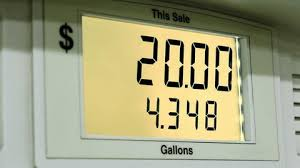
#> input picture fuel1.jpeg, 300 x 168 px
$ python pump_ocr.py ../fuel1.jpeg
#> lines starting #> are read from the running program, lines starting #| are printed output that depends on the picture; after the words box and inside, x2 and y2 are one past the last pixel; in counts of white or black regions, pixels touching at a corner belong together
import cv2
import pytesseract
import re
import sys
from PIL import Image
import numpy as np


# -------------------------
# Main OCR function
# -------------------------
def run_ocr(image_path):
#> called with image_path = '../fuel1.jpeg'
    img = cv2.imread(image_path)
#> img is the input picture: shape (168, 300, 3); mean B, G, R 130.7, 163.3, 163.5

    # Grayscale
    gray = cv2.cvtColor(img, cv2.COLOR_BGR2GRAY)
    # [4 lines of commented-out code are left out]

    inverted_gray = cv2.bitwise_not(gray)
    print("inverted_gray")
    cv2.imshow("inverted_gray", inverted_gray)
    cv2.waitKey(0)
    cv2.destroyAllWindows()

    # Apply Gaussian Blur
    # Reduce high-frequency noise while preserving significant edges.
    blurred = cv2.GaussianBlur(gray, (5, 5), 0)
    # print("blurred")
    # cv2.imshow("blurred", blurred)
    # cv2.waitKey(0)
    # cv2.destroyAllWindows()

    # Canny Edge Detection
    # Canny is highly effective at finding clear, continuous edges.
    # The thresholds (e.g., 50 and 150) define what intensity gradient constitutes an edge.
    edges = cv2.Canny(blurred, 50, 150)
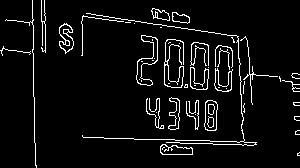
#> edges: shape (168, 300); 5.9% white in thin lines or dots
    print("edges")
    cv2.imshow("edges", edges)
    cv2.waitKey(0)
    cv2.destroyAllWindows()

    H, W = edges.shape[:2]
#> H = 168; W = 300
    total_image_area = H * W
#> total_image_area = 50400

    # Find Contours
    # cv2.RETR_EXTERNAL retrieves only the extreme outer contours.
    #TODO second(small) line can't detect contour for 8
    contours, _ = cv2.findContours(edges.copy(), cv2.RETR_EXTERNAL, cv2.CHAIN_APPROX_NONE)
#> contours = 40 contours, 30 with area under 20; largest, box (x1, y1, x2, y2) and area: (136, 35, 158, 86) 386, (204, 100, 218, 131) 332, (59, 23, 74, 54) 269, (160, 144, 193, 155) 247, (164, 39, 184, 88) 242

    # Filter for the Screen (Largest, Rectangular Area)
    screen_contour = None
    MIN_AREA_THRESHOLD = 5
    MAX_VALID_AREA_FOUND = 0

    for c in contours:
        # [5 lines of commented-out code are left out]

        hull = cv2.convexHull(c)
        x, y, w, h = cv2.boundingRect(hull)

        # Skip if the aspect ratio is too extreme (e.g., a long thin line)
        aspect_ratio = w / h
        if aspect_ratio < 0.5 or aspect_ratio > 5.0:
            continue

        # Create the clean 4-point rectangle
        screen_rectangle = np.array([
            [[x, y]],
            [[x + w, y]],
            [[x + w, y + h]],
            [[x, y + h]]
        ], dtype=np.int32)

        box_area = w * h

        # Use your inverted selection logic on the area
        if box_area > MIN_AREA_THRESHOLD:
            if box_area > MAX_VALID_AREA_FOUND:
                # We found a better candidate!
                screen_contour = screen_rectangle
                MAX_VALID_AREA_FOUND = box_area

                new_canvas = img.copy()
                cv2.drawContours(new_canvas, [screen_contour], 0, (125, 0, 0), 4)
                print("screen_contour")
                cv2.imshow("screen_contour", new_canvas)
                cv2.waitKey(0)
                cv2.destroyAllWindows()
#> this loop made 40 passes
#> (x, y, w, h, aspect_ratio, box_area, screen_contour, MAX_VALID_AREA_FOUND) on passes 2, 11, 29, 36: (160, 144, 33, 11, 3, 363, [[160, 144], [193, 144], [193, 155], [160, 155]], 363), (146, 98, 18, 31, 0.581, 558, [[146, 98], [164, 98], [164, 129], [146, 129]], 558), (240, 36, 38, 69, 0.551, 2622, [[240, 36], [278, 36], [278, 105], [240, 105]], 2622), (82, 13, 175, 133, 1.32, 23275, [[82, 13], [257, 13], [257, 146], [82, 146]], 23275)
#> (x, y, w, h, aspect_ratio, screen_rectangle, box_area) on passes 3, 4, 8, 15, 17, 18: (295, 130, 5, 5, 1, [[295, 130], [300, 130], [300, 135], [295, 135]], 25), (294, 116, 6, 5, 1.2, [[294, 116], [300, 116], [300, 121], [294, 121]], 30), (293, 102, 7, 4, 1.75, [[293, 102], [300, 102], [300, 106], [293, 106]], 28), (282, 80, 18, 12, 1.5, [[282, 80], [300, 80], [300, 92], [282, 92]], 216), (291, 73, 9, 6, 1.5, [[291, 73], [300, 73], [300, 79], [291, 79]], 54), (214, 68, 19, 24, 0.792, [[214, 68], [233, 68], [233, 92], [214, 92]], 456)
#| screen_contour
#| screen_contour
#| screen_contour
#| screen_contour
#| screen_contour
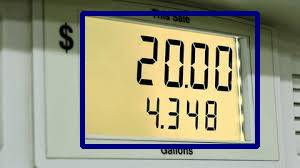
#> new_canvas: shape (168, 300, 3); mean B, G, R 131, 154.5, 155.2
#> after the loop, MAX_VALID_AREA_FOUND = 23275

    if screen_contour is not None:
        # Get the minimum bounding rectangle (x, y, w, h)
        x, y, w, h = cv2.boundingRect(screen_contour)
#> x = 82; y = 13; w = 176; h = 134

        # Crop the original color image
        cropped_screen = img[y:y + h, x:x + w]

        # Now, pass 'cropped_screen' to your existing OCR preprocessing pipeline.
        # The previous 'gray' image will now be:
        gray = cv2.cvtColor(cropped_screen, cv2.COLOR_BGR2GRAY)
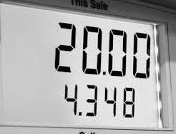
#> gray: shape (134, 176); min 0, max 252, mean 172.5
        print("new gray")
        cv2.imshow("new gray", gray)
        cv2.waitKey(0)
        cv2.destroyAllWindows()

    # Split the image
    thresh = cv2.adaptiveThreshold(gray, 255, cv2.ADAPTIVE_THRESH_MEAN_C, cv2.THRESH_BINARY, 15, 5)
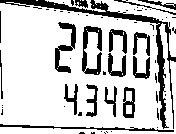
#> thresh: shape (134, 176); 78.9% white; 61 black regions (44 under 20 px), largest, box (x1, y1, x2, y2) and area: (0, 0, 176, 129) 1643, (82, 26, 102, 75) 474, (55, 22, 76, 73) 410
    print("thresh")
    cv2.imshow("thresh", thresh)
    cv2.waitKey(0)
    cv2.destroyAllWindows()

    projection = np.sum(thresh, axis=1)
#> projection = 134 values, max 43860 at index 121, min 20400 at index 3, mean 35426
    H, W = thresh.shape[:2]
#> H = 134; W = 176

    # Initialize trackers
    start_y = 0
    min_projection_sum = 99999999
    split_point_raw = -1

    # Only search the central region of the image where the gap should be
    # (e.g., from 30% to 70% of the image height)
    search_start = int(H * 0.3)
#> search_start = 40
    search_end = int(H * 0.7)
#> search_end = 93

    for y in range(search_start, search_end):
        # Check if the current row is mostly empty (projection value is low)
        if projection[y] < min_projection_sum:
            min_projection_sum = projection[y]
            split_point_raw = y
#> this loop made 53 passes
#> min_projection_sum on passes 1, 2, 6, 7, 19, 20, 30, 32: 35700, 35445, 34935, 33150, 32895, 32640, 30600, 28815
#> after the loop, min_projection_sum = 28815; split_point_raw = 71

    PIXEL_BUFFER = 10
    if split_point_raw != -1:
        final_split_point = split_point_raw + PIXEL_BUFFER
#> final_split_point = 81

        # Ensure the split point doesn't exceed the image boundary
        final_split_point = min(final_split_point, H - 1)

        # --- Implement the Split ---
        line1_img = thresh[0:final_split_point, :]
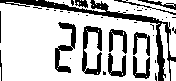
#> line1_img: shape (81, 176); 75.3% white; 41 black regions (29 under 20 px), largest, box (x1, y1, x2, y2) and area: (0, 0, 176, 81) 1366, (82, 26, 102, 75) 474, (55, 22, 76, 73) 410
        line2_img = thresh[final_split_point:H, :]
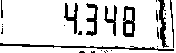
#> line2_img: shape (53, 176); 84.5% white; 24 black regions (16 under 20 px)
        # Now run PSM 7 OCR on line1_img and line2_img
    else:
        print("Warning: Could not reliably find the separation point.")

    # Line 1 (Gallons/Volume) - Top half
    print("line1_img")
    cv2.imshow("Line 1", line1_img)
    cv2.waitKey(0)
    cv2.destroyAllWindows()

    # Line 2 (Price/Cost) - Bottom half
    print("line2_img")
    cv2.imshow("Line 2", line2_img)
    cv2.waitKey(0)
    cv2.destroyAllWindows()

    # Crop
    contours, _ = cv2.findContours(line1_img.copy(), cv2.RETR_LIST, cv2.CHAIN_APPROX_SIMPLE)
#> contours = 67 contours, 53 with area under 20; largest, box (x1, y1, x2, y2) and area: (0, 2, 160, 81) 10447, (94, 0, 176, 57) 918, (81, 25, 103, 73) 408, (54, 44, 74, 74) 292, (108, 28, 128, 55) 276
    # Initialize variables to hold the coordinates of the combined box
    H, W = line1_img.shape[:2]
#> H = 81
    min_x, min_y = W, H
#> min_x = 176; min_y = 81
    max_x, max_y = 0, 0

    # Set a minimum area to filter out tiny noise (adjust if needed)
    MIN_COMPONENT_AREA = 50
    MAX_ASPECT_RATIO = 1.5
    PIXEL_MARGIN = 22

    for c in contours:
        # Get the bounding box for the current digit contour
        x, y, w, h = cv2.boundingRect(c)
        # Get the area of the contour
        area = w * h

        if area > MIN_COMPONENT_AREA and h > 0:
            aspect_ratio = w / h

            # Filter: Check if the shape is too long and thin (i.e., not a chunky digit)
            if aspect_ratio > MAX_ASPECT_RATIO:
                continue

            # Update the overall minimum and maximum coordinates
            min_x = min(min_x, x)
            min_y = min(min_y, y)
            max_x = max(max_x, x + w)
            max_y = max(max_y, y + h)
#> this loop made 67 passes
#> (x, y, w, h, area, aspect_ratio, min_x, min_y) on passes 9, 12, 13, 14, 15, 18, 22, 25, 28, 31, 63: (170, 60, 6, 21, 126, 0.286, 170, 60), (132, 55, 19, 25, 475, 0.76, 132, 55), (107, 52, 20, 26, 520, 0.769, 107, 52), (83, 51, 20, 25, 500, 0.8, 83, 51), (54, 44, 20, 30, 600, 0.667, 54, 44), (132, 31, 19, 26, 494, 0.731, 54, 31), (108, 28, 20, 27, 540, 0.741, 54, 28), (81, 25, 22, 48, 1056, 0.458, 54, 25), (159, 23, 11, 58, 638, 0.19, 54, 23), (57, 21, 20, 29, 580, 0.69, 54, 21), (94, 0, 82, 57, 4674, 1.44, 54, 0)
#> (x, y, w, h, area, aspect_ratio) on passes 61, 62, 66: (0, 2, 160, 79, 12640, 2.03), (148, 0, 28, 7, 196, 4), (45, 0, 61, 12, 732, 5.08)

    # Calculate the final combined width and height
    final_w = max_x - min_x
#> final_w = 122
    final_h = max_y - min_y
#> final_h = 81

    # Check if a valid region was found
    if final_w > 0 and final_h > 0:
        # Add buffer
        buffered_min_x = max(0, min_x - PIXEL_MARGIN)
#> buffered_min_x = 32
        buffered_min_y = max(0, min_y - PIXEL_MARGIN)
#> buffered_min_y = 0

        # New maximum coordinates (push outward, clipped at W or H)
        buffered_max_x = min(W, max_x + PIXEL_MARGIN)
#> buffered_max_x = 176
        buffered_max_y = min(H, max_y + PIXEL_MARGIN)
#> buffered_max_y = 81

        # Use the buffered coordinates for slicing
        cropped_line1_img = line1_img[buffered_min_y:buffered_max_y, buffered_min_x:buffered_max_x]
#> cropped_line1_img: shape (81, 144); 71.6% white; 39 black regions (29 under 20 px), largest, box (x1, y1, x2, y2) and area: (0, 0, 144, 81) 1230, (50, 26, 70, 75) 474, (23, 22, 44, 73) 410

        # You can now proceed to OCR using 'cropped_line1_img'
        print("cropped_line1_img")
        cv2.imshow("Cropped Line 1", cropped_line1_img)
        cv2.waitKey(0)
        cv2.destroyAllWindows()
    else:
        print("Warning: Could not find any significant digit components in the line slice.")
        return None

    # Make bold font
    # Define a small kernel
    kernel = np.ones((4, 4), np.uint8)
    iterations = 1

    # Apply dilation to the original thresholded image
    eroded_line1_img = cv2.erode(cropped_line1_img, kernel, iterations=iterations)
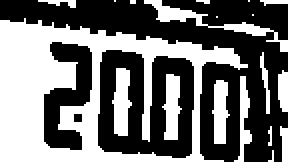
#> eroded_line1_img: shape (81, 144) (shown 2 times larger); 45% white; 19 white regions (8 under 20 px), largest, box (x1, y1, x2, y2) and area: (0, 9, 124, 81) 3801, (72, 0, 144, 26) 306, (56, 34, 66, 68) 239

    print("eroded_line1_img")
    cv2.imshow("Eroded Line 1", eroded_line1_img)
    cv2.waitKey(0)
    cv2.destroyAllWindows()

    # Run OCR
    config = "--oem 3 -c tessedit_char_whitelist=0123456789 --psm 7"
#> (the run stopped early here; a loop or call above may not have finished)

$ run again, on fuel7.jpeg
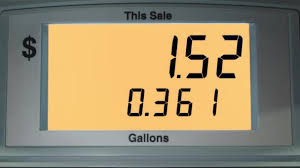
#> input picture fuel7.jpeg, 300 x 168 px
#> in run_ocr, img is the input picture: shape (168, 300, 3); mean B, G, R 110.1, 140.5, 154.4
#> in run_ocr, `edges = cv2.Canny(blurred, 50, 150)`:
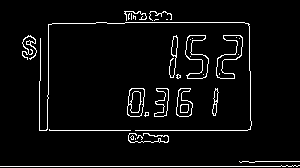
#> edges: shape (168, 300); 4.8% white in thin lines or dots
#> in run_ocr, `contours, _ = cv2.findContours(edges.copy(), cv2.RETR_EXTERNAL, cv2.CH..`: contours = 25 contours, 16 with area under 20; largest, box (x1, y1, x2, y2) and area: (185, 35, 209, 79) 426, (216, 35, 243, 79) 425, (127, 88, 145, 117) 412, (176, 88, 193, 117) 294, (154, 88, 169, 117) 187
#> the loop in run_ocr, `for c in contours: # contour_img = img.copy() # cv2.drawContours(conto..` made 25 passes
#> (printed output is left out)
#> after the loop in run_ocr, `for c in contours:`: MAX_VALID_AREA_FOUND = 23217
#> in run_ocr, `x, y, w, h = cv2.boundingRect(screen_contour)`: x = 39; y = 22; w = 214; h = 110
#> thresh: shape (110, 214); 84.8% white; 12 black regions (3 under 20 px), largest, box (x1, y1, x2, y2) and area: (0, 0, 214, 110) 1677, (146, 13, 170, 57) 437, (177, 13, 204, 57) 436
#> projection = 110 values, max 53040 at index 2, min 765 at index 0, mean 46287.1
#> the loop in run_ocr, `for y in range(search_start, search_end):` made 44 passes
#> min_projection_sum on passes 1, 21: 40800, 40035
#> after the loop in run_ocr, `for y in range(search_start, search_end):`: min_projection_sum = 40035; split_point_raw = 53
#> final_split_point = 63
#> line1_img: shape (63, 214); 85.4% white; 6 black regions (1 under 20 px), largest, box (x1, y1, x2, y2) and area: (1, 0, 214, 63) 875, (146, 13, 170, 57) 437, (177, 13, 204, 57) 436, (132, 13, 139, 35) 108, (130, 36, 137, 56) 102
#> line2_img: shape (47, 214); 84.1% white; 8 black regions (2 under 20 px)
#> in run_ocr, `contours, _ = cv2.findContours(line1_img.copy(), cv2.RETR_LIST, cv2.CH..`: contours = 8 contours, 2 with area under 20; largest, box (x1, y1, x2, y2) and area: (7, 1, 211, 63) 12226, (176, 12, 205, 58) 524, (145, 12, 171, 58) 524, (131, 12, 140, 36) 132, (129, 35, 138, 57) 124, (0, 0, 3, 63) 48
#> the loop in run_ocr, `for c in contours:` made 8 passes
#> (x, y, w, h, area, aspect_ratio, min_x, min_y) on passes 2, 3, 4, 5, 8: (129, 35, 9, 22, 198, 0.409, 129, 35), (176, 12, 29, 46, 1334, 0.63, 129, 12), (145, 12, 26, 46, 1196, 0.565, 129, 12), (131, 12, 9, 24, 216, 0.375, 129, 12), (0, 0, 3, 63, 189, 0.0476, 0, 0)
#> final_w = 205
#> final_h = 63
#> buffered_min_x = 0
#> buffered_max_x = 214
#> buffered_max_y = 63
#> in run_ocr, `eroded_line1_img = cv2.erode(cropped_line1_img, kernel, iterations=ite..`:
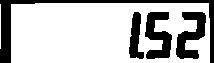
#> eroded_line1_img: shape (63, 214); 74.3% white; 4 black regions, box (x1, y1, x2, y2) and area: (0, 0, 214, 63) 1536, (176, 12, 206, 59) 754, (145, 12, 172, 59) 750, (129, 12, 144, 59) 428
